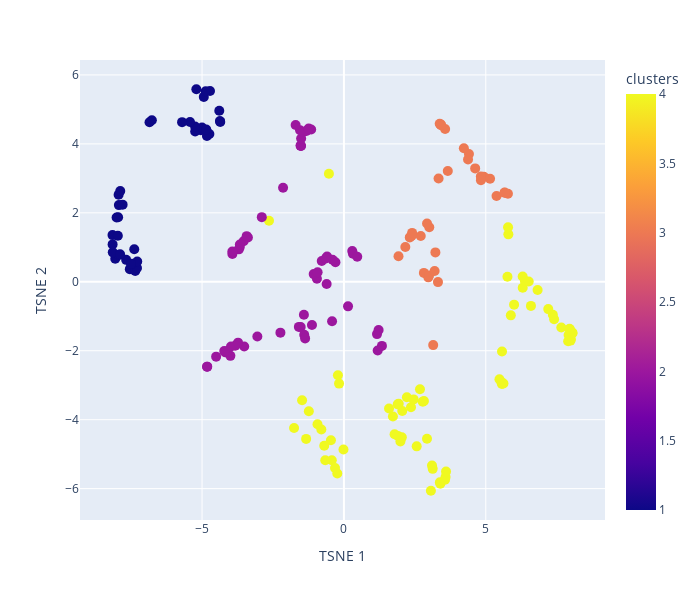

Notebook cell for this chart:
### Code cell
fig = px.scatter(
    plot_df,
    x='TSNE 1',
    y='TSNE 2',
    color='clusters',
    height=600,
    width=700
)
fig.update_traces(marker= dict(size=10))
fig.show()

### Figure 1 — Plotly figure (JSON) as saved in the notebook; plotly's stock layout.template omitted (floating-point values rounded to 4 significant figures; data arrays with more than 128 entries replaced by an {"elided": "..."} marker saying what was removed)
{"data": [{"hovertemplate": "TSNE 1=%{x}<br>TSNE 2=%{y}<br>clusters=%{marker.color}<extra></extra>", "legendgroup": "", "marker": {"color": {"elided": "200 int values"}, "coloraxis": "coloraxis", "size": 10, "symbol": "circle"}, "mode": "markers", "name": "", "orientation": "v", "showlegend": false, "type": "scatter", "x": {"elided": "200 float values"}, "xaxis": "x", "y": {"elided": "200 float values"}, "yaxis": "y"}], "layout": {"coloraxis": {"colorbar": {"title": {"text": "clusters"}}, "colorscale": [[0, "#0d0887"], [0.1111, "#46039f"], [0.2222, "#7201a8"], [0.3333, "#9c179e"], [0.4444, "#bd3786"], [0.5556, "#d8576b"], [0.6667, "#ed7953"], [0.7778, "#fb9f3a"], [0.8889, "#fdca26"], [1, "#f0f921"]]}, "height": 600, "legend": {"tracegroupgap": 0}, "margin": {"t": 60}, "width": 700, "xaxis": {"anchor": "y", "autorange": true, "domain": [0, 1], "range": [-9.302, 9.203], "title": {"text": "TSNE 1"}, "type": "linear"}, "yaxis": {"anchor": "x", "autorange": true, "domain": [0, 1], "range": [-6.91, 6.433], "title": {"text": "TSNE 2"}, "type": "linear"}}}
